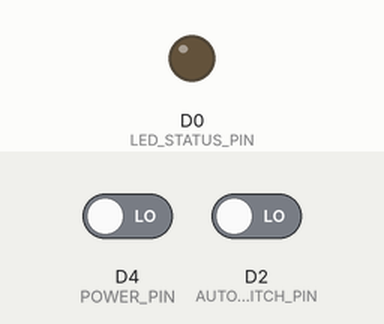
Bench run of a sketch on a simulated ESP8266 (NodeMCU). Shown: output pins drawn as LEDs (lit = HIGH). Dashed ring = blinking. Inputs (shaded band) come from the test bench; at power-on: D4 (POWER_PIN) LOW, D2 (AUTO_SWITCH_PIN) LOW. WiFi joins after 1.5 s; servers stay silent unless stated; what the sketch prints to the serial monitor is not drawn.

Above: at 5.2 s.
5.3 s: D4 (POWER_PIN) driven HIGH
At 7.35 s:
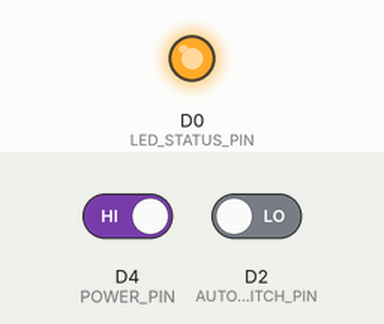
8.3 s: D4 (POWER_PIN) driven LOW
At 8.75 s:
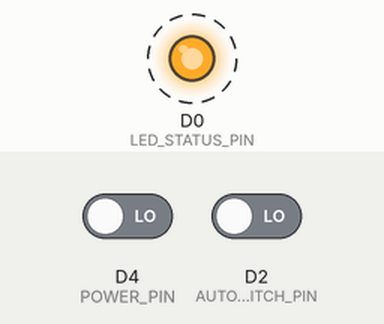
11.3 s: D4 (POWER_PIN) driven HIGH and D2 (AUTO_SWITCH_PIN) driven HIGH
At 11.65 s:
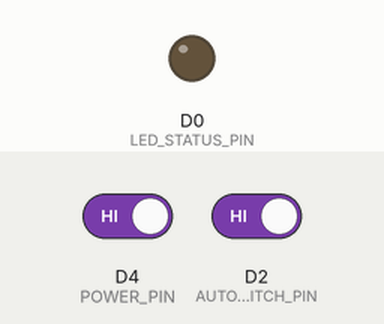
Timing chart, 0 to 20.3 s (numbered marks = the images above; inputs shaded):
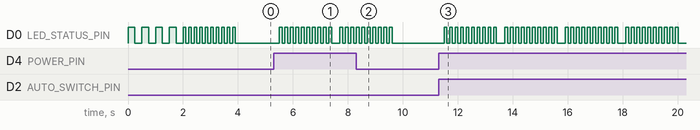

Measured:
- after the input at 5.3 s, D0 (LED_STATUS_PIN): LOW → HIGH after 0.20 s, → LOW 0.10 s later, → HIGH 0.10 s later, → LOW 0.10 s later, … (26 changes in this stretch)
- after the input at 8.3 s, D0 (LED_STATUS_PIN): goes on until 9.6 s, then stays LOW
- after the input at 11.3 s, D0 (LED_STATUS_PIN): LOW → HIGH after 0.20 s, then repeats every 2.2 s: 9 × (LOW 0.10 s, HIGH 0.10 s), LOW 0.30 s, HIGH 0.10 s

The sketch:

RunStopRemote.ino
```cpp
#include "Constants.h"
#include "LED.h"
#include "Switch.h"
#include <ArduinoOTA.h>
#include <ESP8266WiFi.h>

LED statusLED(LED_STATUS_PIN);
Switch powerSwitch(POWER_PIN);
Switch autoSwitch(AUTO_SWITCH_PIN);

IPAddress ip(192, 168, 0, 80); // IP address of the server

const char *ssid = "AutonomousRC"; // SSID of your home WiFi
const char *pass = "AutonomousRC"; // password of your home WiFi
WiFiClient client;

// A name and a password for the OTA service
const char *OTAName = "AutonomousRC";
const char *OTAPassword = "";

enum Command { POWER, AUTO };

struct Message {
  Command command;
};

void setup() {
  Serial.begin(BAUD_RATE);

  startWiFi();
  startOTA();
}

void loop() {
  if (powerSwitch.isActive()) {
    powerSwitch.getState() ? powerSwitch.setState(OFF)
                           : powerSwitch.setState(ON);
    Serial.println("Power Button Pressed");
    Serial.print("Power Button State :: ");
    Serial.println(powerSwitch.getState());
    Serial.print("Power Message Command :: ");
    Serial.println(POWER);
    Message message{POWER};
    send(message);
  }

  if (powerSwitch.getState()) {
    if (autoSwitch.isActive()) {
      autoSwitch.getState() ? autoSwitch.setState(OFF)
                            : autoSwitch.setState(ON);
      Serial.println("Auto Button Pressed");
      Serial.print("Auto Button State :: ");
      Serial.println(autoSwitch.getState());
      Serial.print("Auto Message Command :: ");
      Serial.println(AUTO);
      Message message{AUTO};
      send(message);
    }
  }
}

void send(Message &message) {
  Serial.println("Message Command Sent :: ");
  Serial.println(message.command);
  client.connect(ip, 80);
  short size = sizeof(message);
  byte buffer[size];
  memcpy(buffer, &message, size);
  client.write(buffer, size);
  statusLED.blink();
}

/*__________________________________________________________SETUP_FUNCTIONS__________________________________________________________*/

/**
  Connect to a Wi-Fi access point.
*/
void startWiFi() {
  WiFi.mode(WIFI_STA);
  WiFi.begin(ssid, pass);
  Serial.println();
  Serial.println("Connection to the AP");
  while (WiFi.status() != WL_CONNECTED) {
    Serial.print(".");
    statusLED.blink(2, 250);
  }
  statusLED.blink();
}

/**
   Start the OTA service
*/
void startOTA() {
  ArduinoOTA.setHostname(OTAName);
  ArduinoOTA.setPassword(OTAPassword);

  ArduinoOTA.onStart([]() { Serial.println("Start"); });
  ArduinoOTA.onEnd([]() { Serial.println("\r\nEnd"); });
  ArduinoOTA.onProgress([](unsigned int progress, unsigned int total) {
    Serial.printf("Progress: %u%%\r", (progress / (total / 100)));
  });
  ArduinoOTA.onError([](ota_error_t error) {
    Serial.printf("Error[%u]: ", error);
    if (error == OTA_AUTH_ERROR)
      Serial.println("Auth Failed");
    else if (error == OTA_BEGIN_ERROR)
      Serial.println("Begin Failed");
    else if (error == OTA_CONNECT_ERROR)
      Serial.println("Connect Failed");
    else if (error == OTA_RECEIVE_ERROR)
      Serial.println("Receive Failed");
    else if (error == OTA_END_ERROR)
      Serial.println("End Failed");
  });
  ArduinoOTA.begin();
  Serial.println("OTA ready\r\n");
}
```

Constants.h
```cpp
#pragma once

#define ON HIGH
#define OFF LOW

const int BAUD_RATE = 115200;

const byte LED_STATUS_PIN = D0;
const byte AUTO_SWITCH_PIN = D2;
const byte POWER_PIN = D4;
```

LED.h
```cpp
#pragma once

class LED {
private:
  const byte pin;

public:
  LED(const byte pin) : pin(pin) { pinMode(pin, OUTPUT); }

  void on() { digitalWrite(pin, HIGH); }

  void off() { digitalWrite(pin, LOW); }

  void blink(const short count = 10, const short ms = 100) {
    for (int i = 0; i < count; i++) {
      on();
      delay(ms);
      off();
      delay(ms);
    }
  }
};
```

Switch.h
```cpp
#pragma once

#include "Constants.h"

class Switch {
private:
  const byte pin;

  bool state;

public:
  Switch(const byte pin) : pin(pin), state(OFF) { pinMode(pin, INPUT); }

  bool getState() { return state; }

  void setState(bool state) { this->state = state; }

  bool isActive() { return digitalRead(pin); }
};
```
